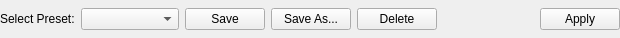
<?xml version="1.0" encoding="UTF-8"?>
<ui version="4.0">
 <class>LC_PresetManagerBar</class>
 <widget class="QWidget" name="LC_PresetManagerBar">
  <property name="geometry">
   <rect>
    <x>0</x>
    <y>0</y>
    <width>620</width>
    <height>38</height>
   </rect>
  </property>
  <property name="windowTitle">
   <string>Preset Manager</string>
  </property>
  <layout class="QHBoxLayout" name="horizontalLayout">
   <property name="spacing">
    <number>6</number>
   </property>
   <property name="leftMargin">
    <number>0</number>
   </property>
   <property name="topMargin">
    <number>0</number>
   </property>
   <property name="rightMargin">
    <number>0</number>
   </property>
   <property name="bottomMargin">
    <number>0</number>
   </property>
   <item>
    <widget class="QLabel" name="lblSelect">
     <property name="text">
      <string>Select Preset:</string>
     </property>
    </widget>
   </item>
   <item>
    <widget class="QComboBox" name="themeCombo">
     <property name="sizePolicy">
      <sizepolicy hsizetype="Expanding" vsizetype="Fixed">
       <horstretch>0</horstretch>
       <verstretch>0</verstretch>
      </sizepolicy>
     </property>
     <property name="toolTip">
      <string>Choose from available saved configurations or load standard defaults.</string>
     </property>
     <property name="sizeAdjustPolicy">
      <enum>QComboBox::SizeAdjustPolicy::AdjustToContents</enum>
     </property>
    </widget>
   </item>
   <item>
    <widget class="QPushButton" name="btnSave">
     <property name="toolTip">
      <string>Save current configurations directly to the active preset file on disk.</string>
     </property>
     <property name="text">
      <string>Save</string>
     </property>
     <property name="icon">
      <iconset resource="../../../../../res/icons/icons.qrc">
       <normaloff>:/icons/save.lci</normaloff>:/icons/save.lci</iconset>
     </property>
    </widget>
   </item>
   <item>
    <widget class="QPushButton" name="btnSaveAs">
     <property name="toolTip">
      <string>Save current configuration as a new preset file.</string>
     </property>
     <property name="text">
      <string>Save As...</string>
     </property>
     <property name="icon">
      <iconset resource="../../../../../res/icons/icons.qrc">
       <normaloff>:/icons/save_as.lci</normaloff>:/icons/save_as.lci</iconset>
     </property>
    </widget>
   </item>
   <item>
    <widget class="QPushButton" name="btnDelete">
     <property name="toolTip">
      <string>Permanently delete the selected custom preset from disk.</string>
     </property>
     <property name="text">
      <string>Delete</string>
     </property>
     <property name="icon">
      <iconset resource="../../../../../res/icons/icons.qrc">
       <normaloff>:/icons/remove.lci</normaloff>:/icons/remove.lci</iconset>
     </property>
    </widget>
   </item>
   <item>
    <spacer name="horizontalSpacer">
     <property name="orientation">
      <enum>Qt::Orientation::Horizontal</enum>
     </property>
     <property name="sizeHint" stdset="0">
      <size>
       <width>40</width>
       <height>20</height>
      </size>
     </property>
    </spacer>
   </item>
   <item>
    <widget class="QPushButton" name="btnApply">
     <property name="toolTip">
      <string>Apply the active configuration on-the-fly globally to the application workspace.</string>
     </property>
     <property name="text">
      <string>Apply</string>
     </property>
     <property name="icon">
      <iconset resource="../../../../../res/icons/icons.qrc">
       <normaloff>:/icons/check_mark.lci</normaloff>:/icons/check_mark.lci</iconset>
     </property>
    </widget>
   </item>
  </layout>
 </widget>
 <resources>
  <include location="../../../../../res/icons/icons.qrc"/>
 </resources>
 <connections/>
</ui>
